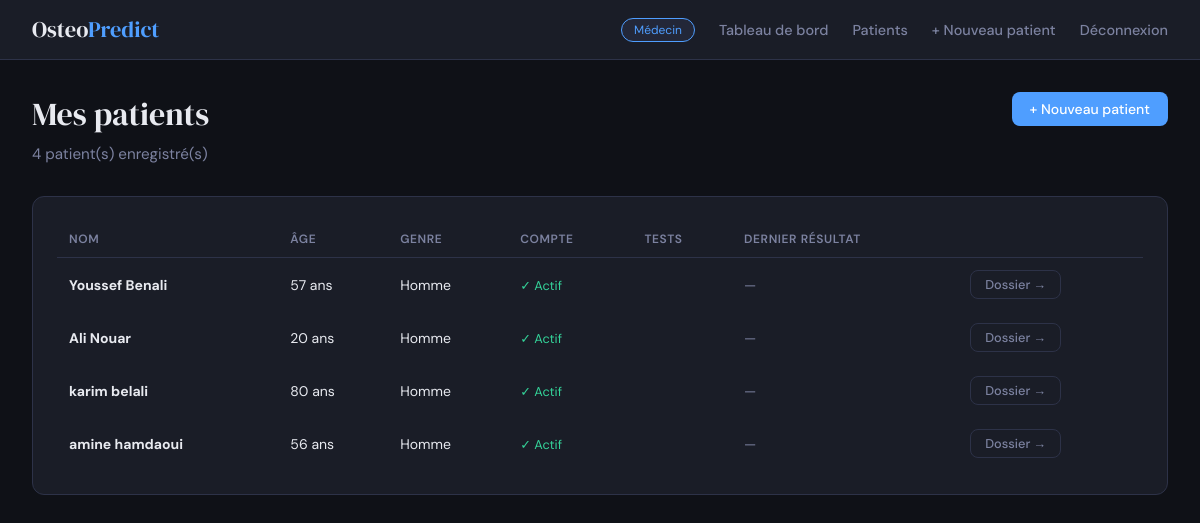
The app's page /patients/ (signed in), older data.
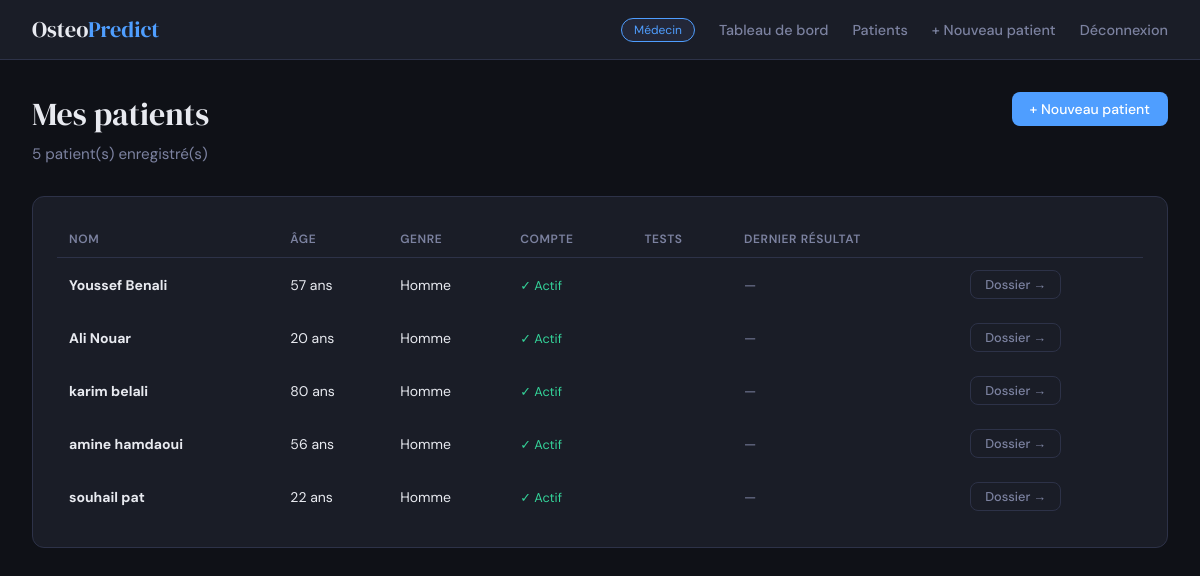
The same page, newer data.
### predictor/models.py (models this page shows, shortened)
class Patient(models.Model):
    doctor = models.ForeignKey(User, on_delete=models.CASCADE, related_name="patients")
    user = models.OneToOneField(User, on_delete=models.SET_NULL, null=True, blank=True, related_name="patient_profile")
    first_name = models.CharField(max_length=100)
    last_name = models.CharField(max_length=100)
    age = models.PositiveIntegerField()
    gender = models.CharField(max_length=20, blank=True, null=True)
    created_at = models.DateTimeField(auto_now_add=True)
    class Meta:
        ordering = ["last_name", "first_name"]

### predictor/views.py (the view)
        def wrapper(request, *args, **kwargs):
            if not request.user.is_authenticated:
                return redirect('login')
            if get_user_role(request.user) != role:
                return redirect('home')
            return view_func(request, *args, **kwargs)

### predictor/views.py (called while the page is built)
def get_user_role(user):
    try:
        return user.profile.role
    except UserProfile.DoesNotExist:
        return None

def require_role(role):
    def decorator(view_func):
        def wrapper(request, *args, **kwargs):
            if not request.user.is_authenticated:
                return redirect('login')
            if get_user_role(request.user) != role:
                return redirect('home')
            return view_func(request, *args, **kwargs)
        wrapper.__name__ = view_func.__name__
        return wrapper
    return decorator

@require_role('doctor')
@login_required
def patient_list(request):
    patients = Patient.objects.filter(doctor=request.user)
    return render(request, 'predictor/patient_list.html', {'patients': patients})

### predictor/templates/predictor/patient_list.html (shortened to what this page needs)
{% extends 'predictor/base.html' %}
{% block content %}
<div class="page-header" style="display:flex;justify-content:space-between;align-items:flex-start;">
    <div>
        <div class="page-title">Mes patients</div>
        <div class="page-subtitle">{{ patients|length }} patient(s) enregistré(s)</div>
    </div>
    <a href="{% url 'add_patient' %}" class="btn btn-primary">+ Nouveau patient</a>
</div>
<div class="card">
    {% if patients %}
    <table class="table">
        <thead>
            <tr>
                <th>Nom</th>
                <th>Âge</th>
                <th>Genre</th>
                <th>Compte</th>
                <th>Tests</th>
                <th>Dernier résultat</th>
                <th></th>
            </tr>
        </thead>
        <tbody>
        {% for p in patients %}
        {% with latest=p.cdc_predictions.first %}
        <tr>
            <td><strong>{{ p.first_name }} {{ p.last_name }}</strong></td>
            <td>{{ p.age }} ans</td>
            <td>{{ p.gender|default:"—" }}</td>
            <td>
                {% if p.user %}
                <span style="color:var(--accent-patient);font-size:.8rem;">✓ Actif</span>
                {% else %}
                <span style="color:var(--text-muted);font-size:.8rem;">—</span>
                {% endif %}
            </td>
            <td>{{ p.cdc_predictions.count }}</td>
            <td>
                {% if latest %}
                <span class="badge badge-{{ latest.risk_level }}">{{ latest.probability|floatformat:1 }}% · {{ latest.risk_label }}</span>
                {% else %}
                <span style="color:var(--text-muted)">—</span>
                {% endif %}
            </td>
            <td>
                <a href="{% url 'patient_detail' p.id %}" class="btn btn-outline" style="padding:5px 14px;font-size:.8rem;">Dossier →</a>
            </td>
        </tr>
        {% endwith %}
        {% endfor %}
        </tbody>
    </table>
    {% else %}
    <div style="text-align:center;padding:3rem;color:var(--text-muted);">
        <div style="font-size:3rem;margin-bottom:1rem;"></div>
        <p>Aucun patient enregistré.</p>
        <a href="{% url 'add_patient' %}" class="btn btn-primary" style="margin-top:1rem;">Ajouter le premier patient</a>
    </div>
    {% endif %}
</div>
{% endblock %}

Row changes from the older to the newer data that the page shows:
added Patient: first_name "souhail", last_name "pat", age "22", gender "Homme", shows "✓ Actif"
Text that changed along with them:
{{ patients|length }}: "4" → "5"
